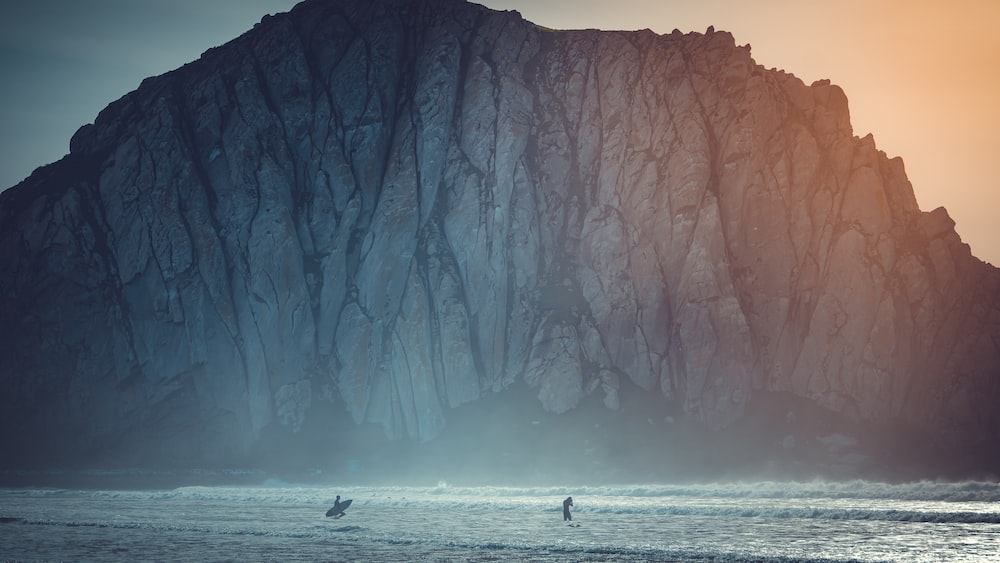
#> input picture codes/linear_filters/images/image2.jpeg, 1000 x 563 px
$ python noise.py
#> lines starting #> are read from the running program, lines starting #| are printed output that depends on the picture
import cv2
import numpy as np
import matplotlib.pyplot as plt


img = cv2.imread('./images/image2.jpeg')
#> img is the input picture: shape (563, 1000, 3); mean B, G, R 110.4, 104.9, 101.9

# conver to gray scale
gray = cv2.cvtColor(img, cv2.COLOR_BGR2GRAY)
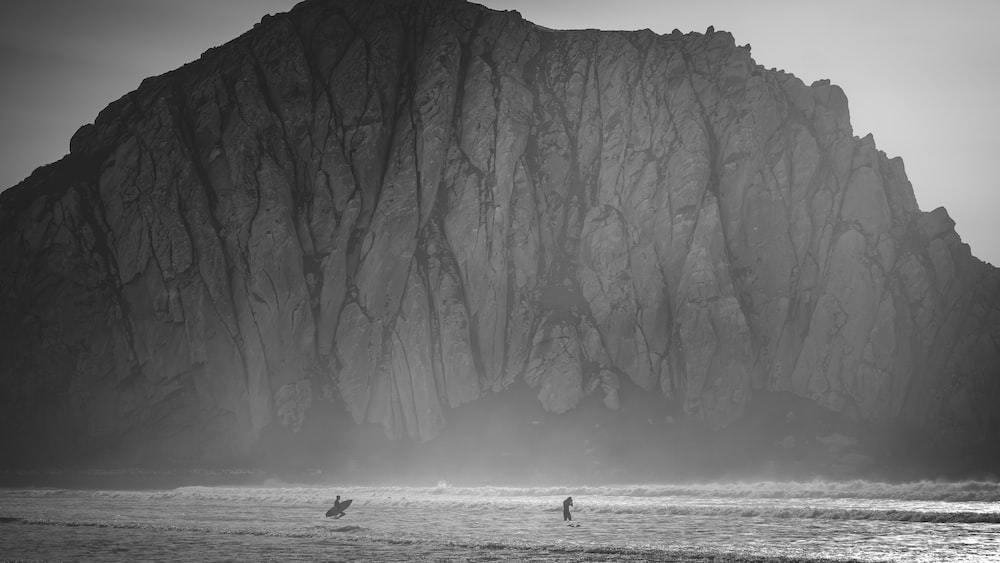
#> gray: shape (563, 1000); min 1, max 254, mean 104.6

# gausian noise
gaussian_noise = np.zeros_like(gray)
cv2.randn(gaussian_noise, 0, 50)
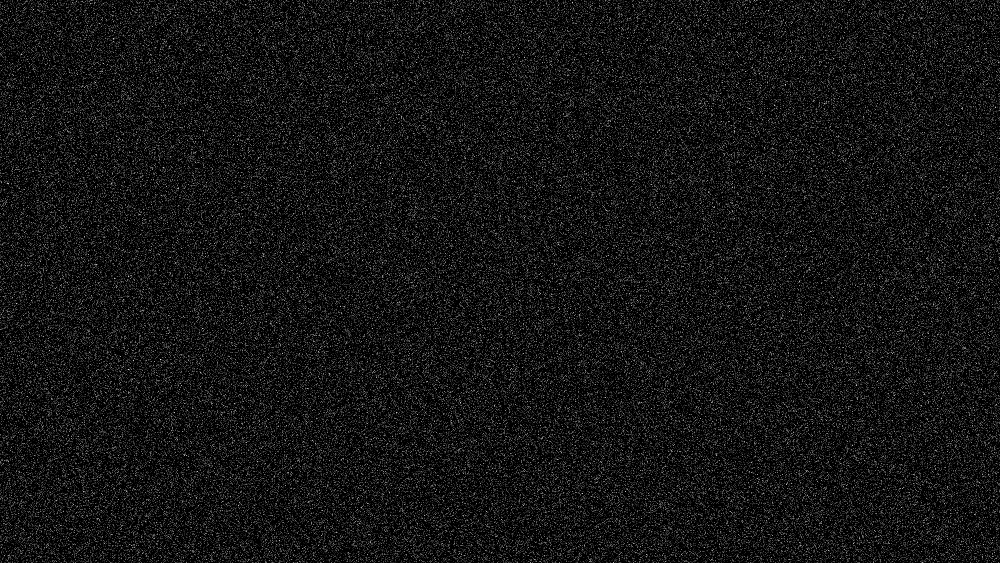
#> gaussian_noise: shape (563, 1000); min 0, max 233, mean 20
noisy_image = gray + gaussian_noise
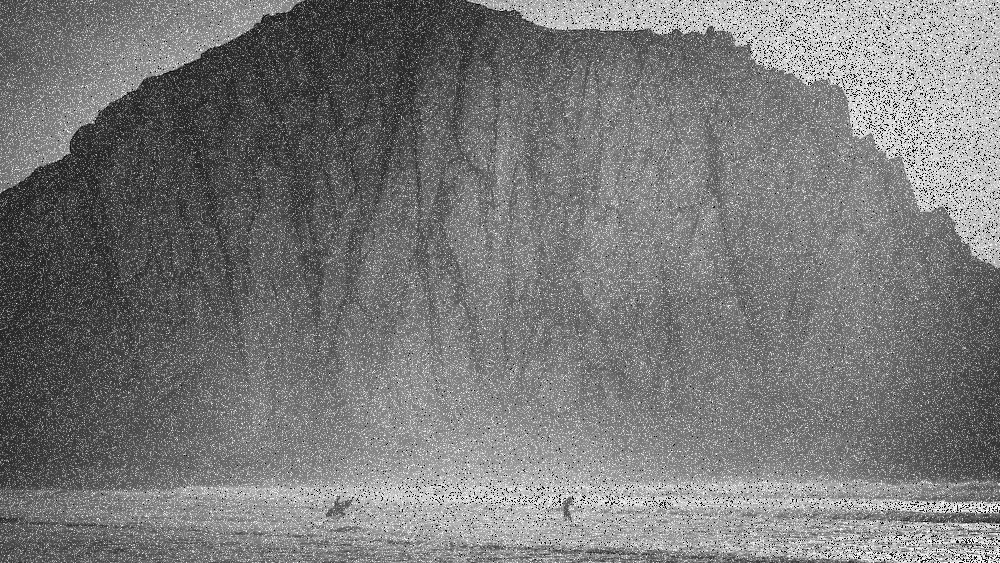
#> noisy_image: shape (563, 1000); min 0, max 255, mean 120.7

# plot
fig, ax = plt.subplots(1, 2, figsize=(10, 5))
fig.patch.set_facecolor('xkcd:grass green')
ax[0].imshow(gray, cmap='gray')
ax[0].set_title('Grayscale Image')
ax[1].imshow(noisy_image, cmap='gray')
ax[1].set_title('Gaussian Noise Image')
plt.show()
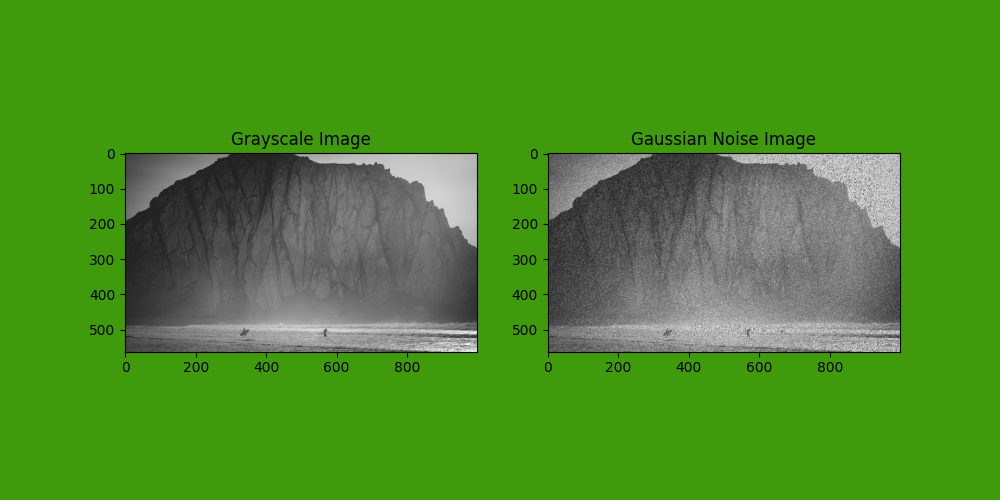
#> figure drawn by matplotlib, 2 panels
